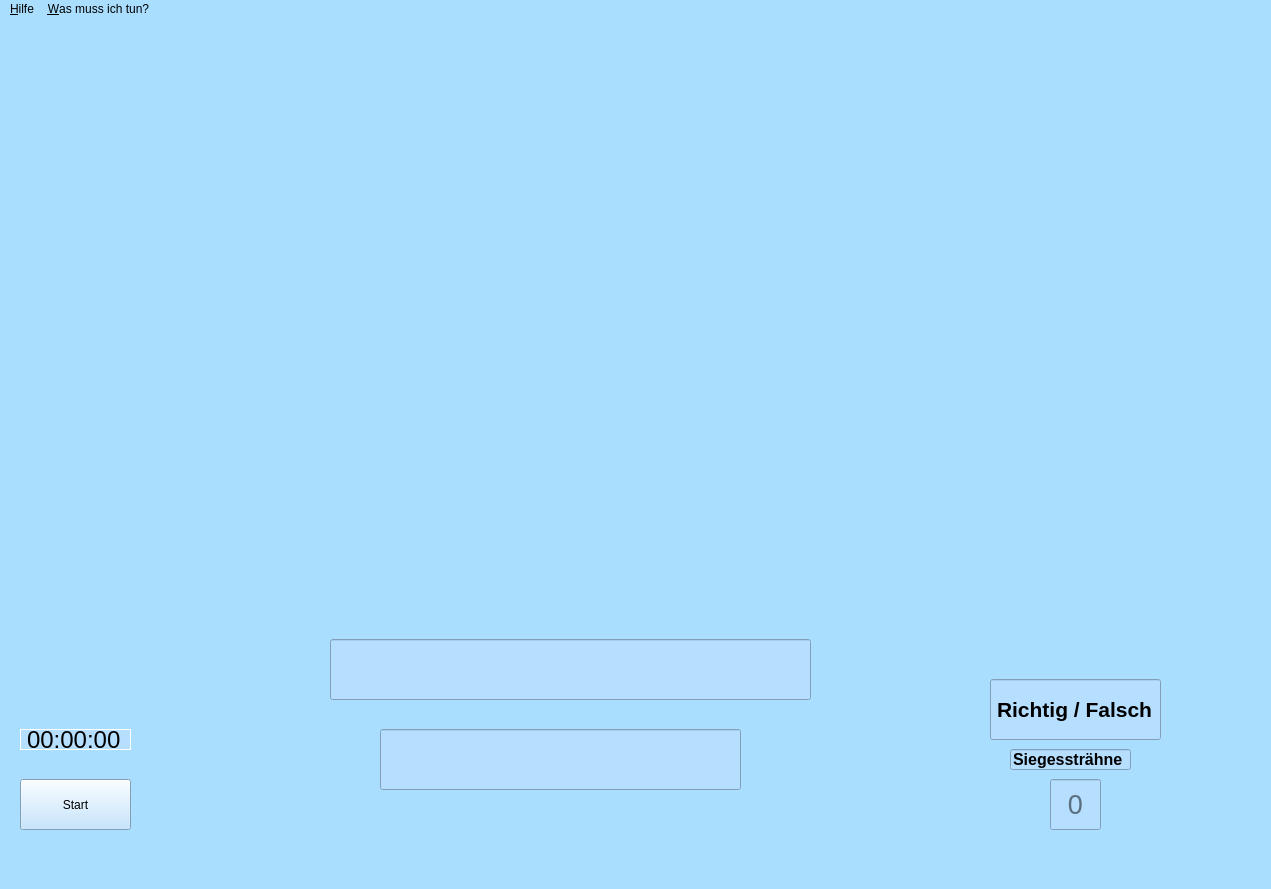
<?xml version="1.0" encoding="UTF-8"?>
<ui version="4.0">
 <class>MainWindow</class>
 <widget class="QMainWindow" name="MainWindow">
  <property name="enabled">
   <bool>true</bool>
  </property>
  <property name="geometry">
   <rect>
    <x>0</x>
    <y>0</y>
    <width>1271</width>
    <height>889</height>
   </rect>
  </property>
  <property name="sizePolicy">
   <sizepolicy hsizetype="Expanding" vsizetype="Expanding">
    <horstretch>0</horstretch>
    <verstretch>0</verstretch>
   </sizepolicy>
  </property>
  <property name="windowTitle">
   <string>MainWindow</string>
  </property>
  <property name="styleSheet">
   <string notr="true">QWidget{
background-color: #aadeff;
}</string>
  </property>
  <widget class="QWidget" name="centralwidget">
   <property name="sizePolicy">
    <sizepolicy hsizetype="Expanding" vsizetype="Expanding">
     <horstretch>0</horstretch>
     <verstretch>0</verstretch>
    </sizepolicy>
   </property>
   <widget class="QWidget" name="gridLayoutWidget">
    <property name="geometry">
     <rect>
      <x>20</x>
      <y>10</y>
      <width>1150</width>
      <height>430</height>
     </rect>
    </property>
    <layout class="QGridLayout" name="ElementGridLayout1">
     <property name="sizeConstraint">
      <enum>QLayout::SetMinimumSize</enum>
     </property>
     <property name="spacing">
      <number>0</number>
     </property>
     <item row="4" column="18">
      <widget class="ElementWidget" name="e54" native="true"/>
     </item>
     <item row="5" column="18">
      <widget class="ElementWidget" name="e86" native="true"/>
     </item>
     <item row="1" column="1">
      <widget class="ElementWidget" name="e4" native="true"/>
     </item>
     <item row="2" column="1">
      <widget class="ElementWidget" name="e12" native="true"/>
     </item>
     <item row="1" column="0">
      <widget class="ElementWidget" name="e3" native="true"/>
     </item>
     <item row="2" column="0">
      <widget class="ElementWidget" name="e11" native="true"/>
     </item>
     <item row="4" column="8">
      <widget class="ElementWidget" name="e44" native="true"/>
     </item>
     <item row="4" column="5">
      <widget class="ElementWidget" name="e41" native="true"/>
     </item>
     <item row="3" column="1">
      <widget class="ElementWidget" name="e20" native="true"/>
     </item>
     <item row="5" column="5">
      <widget class="ElementWidget" name="e73" native="true"/>
     </item>
     <item row="4" column="0">
      <widget class="ElementWidget" name="e37" native="true"/>
     </item>
     <item row="5" column="7">
      <widget class="ElementWidget" name="e75" native="true"/>
     </item>
     <item row="2" column="16">
      <widget class="ElementWidget" name="e16" native="true"/>
     </item>
     <item row="5" column="6">
      <widget class="ElementWidget" name="e74" native="true"/>
     </item>
     <item row="5" column="8">
      <widget class="ElementWidget" name="e76" native="true"/>
     </item>
     <item row="4" column="1">
      <widget class="ElementWidget" name="e38" native="true"/>
     </item>
     <item row="4" column="6">
      <widget class="ElementWidget" name="e42" native="true"/>
     </item>
     <item row="3" column="14">
      <widget class="ElementWidget" name="e32" native="true"/>
     </item>
     <item row="4" column="7">
      <widget class="ElementWidget" name="e43" native="true"/>
     </item>
     <item row="4" column="9">
      <widget class="ElementWidget" name="e45" native="true"/>
     </item>
     <item row="5" column="4">
      <widget class="ElementWidget" name="e72" native="true"/>
     </item>
     <item row="6" column="15">
      <widget class="ElementWidget" name="e115" native="true"/>
     </item>
     <item row="6" column="13">
      <widget class="ElementWidget" name="e113" native="true"/>
     </item>
     <item row="4" column="15">
      <widget class="ElementWidget" name="e51" native="true"/>
     </item>
     <item row="6" column="17">
      <widget class="ElementWidget" name="e117" native="true"/>
     </item>
     <item row="3" column="9">
      <widget class="ElementWidget" name="e27" native="true"/>
     </item>
     <item row="5" column="13">
      <widget class="ElementWidget" name="e81" native="true"/>
     </item>
     <item row="5" column="9">
      <widget class="ElementWidget" name="e77" native="true"/>
     </item>
     <item row="3" column="17">
      <widget class="ElementWidget" name="e35" native="true"/>
     </item>
     <item row="4" column="2">
      <widget class="ElementWidget" name="e39" native="true"/>
     </item>
     <item row="5" column="16">
      <widget class="ElementWidget" name="e84" native="true"/>
     </item>
     <item row="6" column="16">
      <widget class="ElementWidget" name="e116" native="true"/>
     </item>
     <item row="5" column="0">
      <widget class="ElementWidget" name="e55" native="true"/>
     </item>
     <item row="3" column="13">
      <widget class="ElementWidget" name="e31" native="true"/>
     </item>
     <item row="6" column="14">
      <widget class="ElementWidget" name="e114" native="true"/>
     </item>
     <item row="5" column="14">
      <widget class="ElementWidget" name="e82" native="true"/>
     </item>
     <item row="5" column="2">
      <widget class="ElementWidget" name="e57" native="true"/>
     </item>
     <item row="3" column="4">
      <widget class="ElementWidget" name="e22" native="true"/>
     </item>
     <item row="4" column="10">
      <widget class="ElementWidget" name="e46" native="true"/>
     </item>
     <item row="3" column="15">
      <widget class="ElementWidget" name="e33" native="true"/>
     </item>
     <item row="5" column="15">
      <widget class="ElementWidget" name="e83" native="true"/>
     </item>
     <item row="4" column="16">
      <widget class="ElementWidget" name="e52" native="true"/>
     </item>
     <item row="4" column="13">
      <widget class="ElementWidget" name="e49" native="true"/>
     </item>
     <item row="5" column="1">
      <widget class="ElementWidget" name="e56" native="true"/>
     </item>
     <item row="2" column="15">
      <widget class="ElementWidget" name="e15" native="true"/>
     </item>
     <item row="6" column="0">
      <widget class="ElementWidget" name="e87" native="true"/>
     </item>
     <item row="4" column="14">
      <widget class="ElementWidget" name="e50" native="true"/>
     </item>
     <item row="5" column="10">
      <widget class="ElementWidget" name="e78" native="true"/>
     </item>
     <item row="5" column="11">
      <widget class="ElementWidget" name="e79" native="true"/>
     </item>
     <item row="3" column="12">
      <widget class="ElementWidget" name="e30" native="true"/>
     </item>
     <item row="1" column="14">
      <widget class="ElementWidget" name="e6" native="true"/>
     </item>
     <item row="3" column="8">
      <widget class="ElementWidget" name="e26" native="true"/>
     </item>
     <item row="2" column="13">
      <widget class="ElementWidget" name="e13" native="true"/>
     </item>
     <item row="4" column="11">
      <widget class="ElementWidget" name="e47" native="true"/>
     </item>
     <item row="3" column="16">
      <widget class="ElementWidget" name="e34" native="true"/>
     </item>
     <item row="1" column="13">
      <widget class="ElementWidget" name="e5" native="true"/>
     </item>
     <item row="6" column="1">
      <widget class="ElementWidget" name="e88" native="true"/>
     </item>
     <item row="2" column="14">
      <widget class="ElementWidget" name="e14" native="true"/>
     </item>
     <item row="3" column="2">
      <widget class="ElementWidget" name="e21" native="true"/>
     </item>
     <item row="3" column="0">
      <widget class="ElementWidget" name="e19" native="true"/>
     </item>
     <item row="6" column="8">
      <widget class="ElementWidget" name="e108" native="true"/>
     </item>
     <item row="3" column="7">
      <widget class="ElementWidget" name="e25" native="true"/>
     </item>
     <item row="1" column="15">
      <widget class="ElementWidget" name="e7" native="true"/>
     </item>
     <item row="6" column="7">
      <widget class="ElementWidget" name="e107" native="true"/>
     </item>
     <item row="5" column="12">
      <widget class="ElementWidget" name="e80" native="true"/>
     </item>
     <item row="6" column="10">
      <widget class="ElementWidget" name="e110" native="true"/>
     </item>
     <item row="6" column="6">
      <widget class="ElementWidget" name="e106" native="true"/>
     </item>
     <item row="1" column="16">
      <widget class="ElementWidget" name="e8" native="true"/>
     </item>
     <item row="2" column="17">
      <widget class="ElementWidget" name="e17" native="true"/>
     </item>
     <item row="1" column="17">
      <widget class="ElementWidget" name="e9" native="true"/>
     </item>
     <item row="4" column="17">
      <widget class="ElementWidget" name="e53" native="true"/>
     </item>
     <item row="6" column="11">
      <widget class="ElementWidget" name="e111" native="true"/>
     </item>
     <item row="4" column="12">
      <widget class="ElementWidget" name="e48" native="true"/>
     </item>
     <item row="0" column="0">
      <widget class="ElementWidget" name="e1" native="true"/>
     </item>
     <item row="6" column="4">
      <widget class="ElementWidget" name="e104" native="true"/>
     </item>
     <item row="3" column="11">
      <widget class="ElementWidget" name="e29" native="true"/>
     </item>
     <item row="3" column="5">
      <widget class="ElementWidget" name="e23" native="true"/>
     </item>
     <item row="0" column="18">
      <widget class="ElementWidget" name="e2" native="true"/>
     </item>
     <item row="1" column="18">
      <widget class="ElementWidget" name="e10" native="true"/>
     </item>
     <item row="6" column="9">
      <widget class="ElementWidget" name="e109" native="true"/>
     </item>
     <item row="6" column="5">
      <widget class="ElementWidget" name="e105" native="true"/>
     </item>
     <item row="6" column="2">
      <widget class="ElementWidget" name="e89" native="true"/>
     </item>
     <item row="4" column="4">
      <widget class="ElementWidget" name="e40" native="true"/>
     </item>
     <item row="6" column="12">
      <widget class="ElementWidget" name="e112" native="true"/>
     </item>
     <item row="3" column="6">
      <widget class="ElementWidget" name="e24" native="true"/>
     </item>
     <item row="3" column="10">
      <widget class="ElementWidget" name="e28" native="true"/>
     </item>
     <item row="5" column="17">
      <widget class="ElementWidget" name="e85" native="true"/>
     </item>
     <item row="2" column="18">
      <widget class="ElementWidget" name="e18" native="true"/>
     </item>
     <item row="3" column="18">
      <widget class="ElementWidget" name="e36" native="true"/>
     </item>
     <item row="6" column="18">
      <widget class="ElementWidget" name="e118" native="true"/>
     </item>
     <item row="5" column="3">
      <widget class="QLabel" name="label">
       <property name="text">
        <string/>
       </property>
       <property name="pixmap">
        <pixmap>png/sieheUnten1.png</pixmap>
       </property>
      </widget>
     </item>
     <item row="6" column="3">
      <widget class="QLabel" name="label_2">
       <property name="text">
        <string/>
       </property>
       <property name="pixmap">
        <pixmap>png/sieheUnten2.png</pixmap>
       </property>
      </widget>
     </item>
    </layout>
   </widget>
   <widget class="QWidget" name="gridLayoutWidget_2">
    <property name="geometry">
     <rect>
      <x>210</x>
      <y>450</y>
      <width>766</width>
      <height>121</height>
     </rect>
    </property>
    <layout class="QGridLayout" name="ElementGridLayout2">
     <property name="sizeConstraint">
      <enum>QLayout::SetMinimumSize</enum>
     </property>
     <property name="spacing">
      <number>0</number>
     </property>
     <item row="0" column="2">
      <widget class="ElementWidget" name="e60" native="true"/>
     </item>
     <item row="0" column="4">
      <widget class="ElementWidget" name="e62" native="true"/>
     </item>
     <item row="0" column="1">
      <widget class="ElementWidget" name="e59" native="true"/>
     </item>
     <item row="0" column="5">
      <widget class="ElementWidget" name="e63" native="true"/>
     </item>
     <item row="0" column="6">
      <widget class="ElementWidget" name="e64" native="true"/>
     </item>
     <item row="1" column="0">
      <widget class="ElementWidget" name="e90" native="true"/>
     </item>
     <item row="0" column="3">
      <widget class="ElementWidget" name="e61" native="true"/>
     </item>
     <item row="0" column="12">
      <widget class="ElementWidget" name="e70" native="true"/>
     </item>
     <item row="1" column="3">
      <widget class="ElementWidget" name="e93" native="true"/>
     </item>
     <item row="0" column="9">
      <widget class="ElementWidget" name="e67" native="true"/>
     </item>
     <item row="0" column="10">
      <widget class="ElementWidget" name="e68" native="true"/>
     </item>
     <item row="0" column="8">
      <widget class="ElementWidget" name="e66" native="true"/>
     </item>
     <item row="1" column="1">
      <widget class="ElementWidget" name="e91" native="true"/>
     </item>
     <item row="1" column="4">
      <widget class="ElementWidget" name="e94" native="true"/>
     </item>
     <item row="1" column="5">
      <widget class="ElementWidget" name="e95" native="true"/>
     </item>
     <item row="0" column="13">
      <widget class="ElementWidget" name="e71" native="true"/>
     </item>
     <item row="1" column="2">
      <widget class="ElementWidget" name="e92" native="true"/>
     </item>
     <item row="1" column="7">
      <widget class="ElementWidget" name="e97" native="true"/>
     </item>
     <item row="1" column="8">
      <widget class="ElementWidget" name="e98" native="true"/>
     </item>
     <item row="0" column="11">
      <widget class="ElementWidget" name="e69" native="true"/>
     </item>
     <item row="0" column="7">
      <widget class="ElementWidget" name="e65" native="true"/>
     </item>
     <item row="1" column="9">
      <widget class="ElementWidget" name="e99" native="true"/>
     </item>
     <item row="1" column="6">
      <widget class="ElementWidget" name="e96" native="true"/>
     </item>
     <item row="1" column="11">
      <widget class="ElementWidget" name="e101" native="true"/>
     </item>
     <item row="1" column="13">
      <widget class="ElementWidget" name="e103" native="true"/>
     </item>
     <item row="1" column="12">
      <widget class="ElementWidget" name="e102" native="true"/>
     </item>
     <item row="1" column="10">
      <widget class="ElementWidget" name="e100" native="true"/>
     </item>
     <item row="0" column="0">
      <widget class="ElementWidget" name="e58" native="true"/>
     </item>
    </layout>
   </widget>
   <widget class="QPushButton" name="startButton">
    <property name="geometry">
     <rect>
      <x>20</x>
      <y>760</y>
      <width>111</width>
      <height>51</height>
     </rect>
    </property>
    <property name="styleSheet">
     <string notr="true">QPushButton{
background-color: #b5deff;
}</string>
    </property>
    <property name="text">
     <string>Start</string>
    </property>
   </widget>
   <widget class="QLineEdit" name="winStreak">
    <property name="geometry">
     <rect>
      <x>1010</x>
      <y>730</y>
      <width>121</width>
      <height>21</height>
     </rect>
    </property>
    <property name="font">
     <font>
      <pointsize>12</pointsize>
      <weight>75</weight>
      <bold>true</bold>
     </font>
    </property>
    <property name="styleSheet">
     <string notr="true">QLineEdit{
background-color: #b5deff;
}</string>
    </property>
    <property name="text">
     <string>Siegessträhne</string>
    </property>
    <property name="readOnly">
     <bool>true</bool>
    </property>
   </widget>
   <widget class="QLineEdit" name="rightWrong">
    <property name="geometry">
     <rect>
      <x>990</x>
      <y>660</y>
      <width>171</width>
      <height>61</height>
     </rect>
    </property>
    <property name="font">
     <font>
      <pointsize>16</pointsize>
      <weight>75</weight>
      <bold>true</bold>
     </font>
    </property>
    <property name="styleSheet">
     <string notr="true">QLineEdit{
background-color: #b5deff;
}</string>
    </property>
    <property name="text">
     <string>Richtig / Falsch</string>
    </property>
    <property name="alignment">
     <set>Qt::AlignCenter</set>
    </property>
    <property name="readOnly">
     <bool>true</bool>
    </property>
   </widget>
   <widget class="QLineEdit" name="taskLineEdit">
    <property name="geometry">
     <rect>
      <x>330</x>
      <y>620</y>
      <width>481</width>
      <height>61</height>
     </rect>
    </property>
    <property name="font">
     <font>
      <pointsize>16</pointsize>
     </font>
    </property>
    <property name="styleSheet">
     <string notr="true">QLineEdit{
background-color: #b5deff;
}</string>
    </property>
    <property name="text">
     <string/>
    </property>
    <property name="alignment">
     <set>Qt::AlignCenter</set>
    </property>
    <property name="readOnly">
     <bool>true</bool>
    </property>
   </widget>
   <widget class="QLineEdit" name="lineEdit">
    <property name="geometry">
     <rect>
      <x>380</x>
      <y>710</y>
      <width>361</width>
      <height>61</height>
     </rect>
    </property>
    <property name="font">
     <font>
      <pointsize>16</pointsize>
     </font>
    </property>
    <property name="styleSheet">
     <string notr="true">QLineEdit{
background-color: #b5deff;
}</string>
    </property>
    <property name="alignment">
     <set>Qt::AlignCenter</set>
    </property>
   </widget>
   <widget class="QLabel" name="TimeLabel">
    <property name="geometry">
     <rect>
      <x>20</x>
      <y>710</y>
      <width>111</width>
      <height>21</height>
     </rect>
    </property>
    <property name="font">
     <font>
      <pointsize>18</pointsize>
     </font>
    </property>
    <property name="styleSheet">
     <string notr="true">QLabel{
background-color: #b5deff;
border-style:outset;
border-width:1px;
border-color:#ffffff;
}</string>
    </property>
    <property name="text">
     <string>00:00:00</string>
    </property>
   </widget>
   <widget class="QLineEdit" name="winCounter">
    <property name="geometry">
     <rect>
      <x>1050</x>
      <y>760</y>
      <width>51</width>
      <height>51</height>
     </rect>
    </property>
    <property name="font">
     <font>
      <pointsize>20</pointsize>
     </font>
    </property>
    <property name="styleSheet">
     <string notr="true">QLineEdit{
background-color: #b5deff;
}</string>
    </property>
    <property name="alignment">
     <set>Qt::AlignCenter</set>
    </property>
    <property name="readOnly">
     <bool>true</bool>
    </property>
    <property name="placeholderText">
     <string>0</string>
    </property>
   </widget>
  </widget>
  <widget class="QMenuBar" name="menubar">
   <property name="geometry">
    <rect>
     <x>0</x>
     <y>0</y>
     <width>1271</width>
     <height>37</height>
    </rect>
   </property>
   <property name="sizePolicy">
    <sizepolicy hsizetype="Expanding" vsizetype="Minimum">
     <horstretch>0</horstretch>
     <verstretch>0</verstretch>
    </sizepolicy>
   </property>
   <widget class="QMenu" name="menu_Hilfe">
    <property name="title">
     <string>&amp;Hilfe</string>
    </property>
    <addaction name="actionWird_das_Programm"/>
    <addaction name="action_ndere_deine_Windows_Skalierung_auf_100_150_oder_200"/>
    <addaction name="actionSystem_Einstellungen_Bildschirm"/>
   </widget>
   <widget class="QMenu" name="menu_Wie_wird_gespielt">
    <property name="title">
     <string>&amp;Was muss ich tun?</string>
    </property>
    <addaction name="actionDurch_dr_cken_der_Starttaste_werden_zuf_llige_Elemente_ausgeblendet"/>
    <addaction name="actionDurch_einen_Klick_in_das_Eingabefeld_kann_mit_der_Tastatur_der_Name_des_Elements_eingegeben_werden"/>
    <addaction name="actionNach_bet_tigen_der_Entertaste_wird_angezeigt_ob_die_Eingabe_richtig_oder_falsch_war"/>
    <addaction name="actionViel_Erfolg"/>
   </widget>
   <addaction name="menu_Hilfe"/>
   <addaction name="menu_Wie_wird_gespielt"/>
  </widget>
  <widget class="QStatusBar" name="statusbar"/>
  <action name="actionWird_das_Programm">
   <property name="text">
    <string>Wird das Programm nicht Richitg angezeigt?</string>
   </property>
  </action>
  <action name="action_ndere_deine_Windows_Skalierung_auf_100_150_oder_200">
   <property name="text">
    <string>Ändere deine Windows-Skalierung auf: 100%, 150% oder 200%</string>
   </property>
  </action>
  <action name="actionSystem_Einstellungen_Bildschirm">
   <property name="text">
    <string>System-&gt;Einstellungen-&gt;Bildschirm-&gt;Skalierung und Anordnung</string>
   </property>
  </action>
  <action name="actionDurch_dr_cken_der_Starttaste_werden_zuf_llige_Elemente_ausgeblendet">
   <property name="text">
    <string>Durch drücken der Starttaste werden zufällige Elemente ausgeblendet.</string>
   </property>
  </action>
  <action name="actionDurch_einen_Klick_in_das_Eingabefeld_kann_mit_der_Tastatur_der_Name_des_Elements_eingegeben_werden">
   <property name="text">
    <string>Durch einen Klick in das Eingabefeld kann mit der Tastatur der Name des Elements eingegeben werden.</string>
   </property>
  </action>
  <action name="actionNach_bet_tigen_der_Entertaste_wird_angezeigt_ob_die_Eingabe_richtig_oder_falsch_war">
   <property name="text">
    <string>Nach betätigen der Entertaste wird angezeigt ob die Eingabe richtig oder falsch war.</string>
   </property>
  </action>
  <action name="actionViel_Erfolg">
   <property name="text">
    <string>Viel Erfolg!</string>
   </property>
  </action>
 </widget>
 <customwidgets>
  <customwidget>
   <class>ElementWidget</class>
   <extends>QWidget</extends>
   <header>model/Periodensystem/customElementWidget</header>
   <container>1</container>
  </customwidget>
 </customwidgets>
 <resources/>
 <connections/>
 <slots>
  <slot>my_button_clicked()</slot>
 </slots>
</ui>
